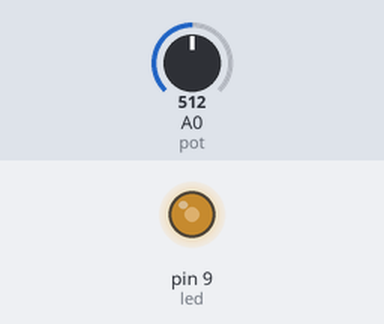
The sketch below on a simulated Arduino Uno, built with avr-gcc and run on an emulated ATmega328P. On the bench: output pins drawn as LEDs (lit = HIGH). The inputs (shaded band) are chosen by the test bench; at power-on: A0 (pot) = 512.

Above: at 1.2 s.
1.3 s: A0 (pot) set to 716
At 1.6 s:
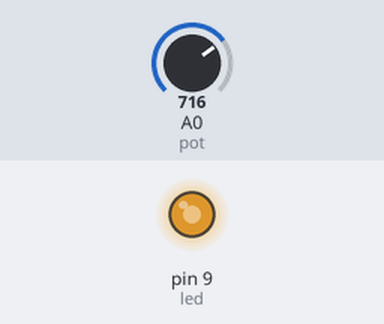
2.8 s: A0 (pot) set to 900
At 4.0 s:
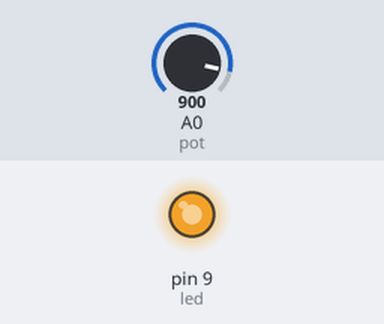
4.3 s: A0 (pot) set to 122
At 5.1 s:
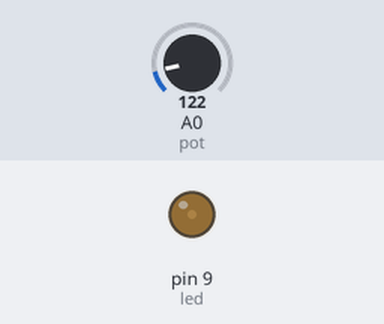
5.8 s: A0 (pot) set to 0
At 6.3 s:
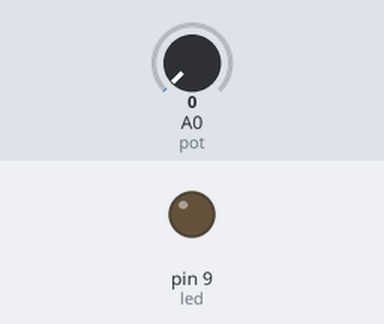
Timing chart, 0 to 8.3 s (numbered marks = the images above; inputs shaded):
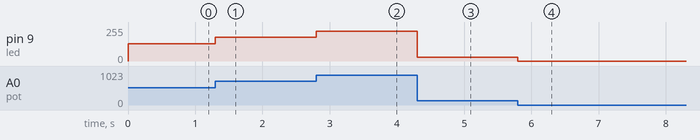

Measured:
- after the input at 1.3 s, pin 9 (led): 128/255 → 179/255 at once
- after the input at 2.8 s, pin 9 (led): 179/255 → 225/255 at once
- after the input at 4.3 s, pin 9 (led): 225/255 → 30/255 at once
- after the input at 5.8 s, pin 9 (led): 30/255 → 0/255 at once

The sketch:

PWM.ino
```cpp
int led =9;
int pot =A0;
int reading;

void setup() {
  // put your setup code here, to run once:
  pinMode(led,OUTPUT);
}

void loop() {
  // put your main code here, to run repeatedly:
  /*for (int i=1; i<256; i+=5)
  {
    analogWrite(led,i);
    delay(10);
  }*/
  reading = analogRead(pot)/4;
  analogWrite(led,reading);
}
```
